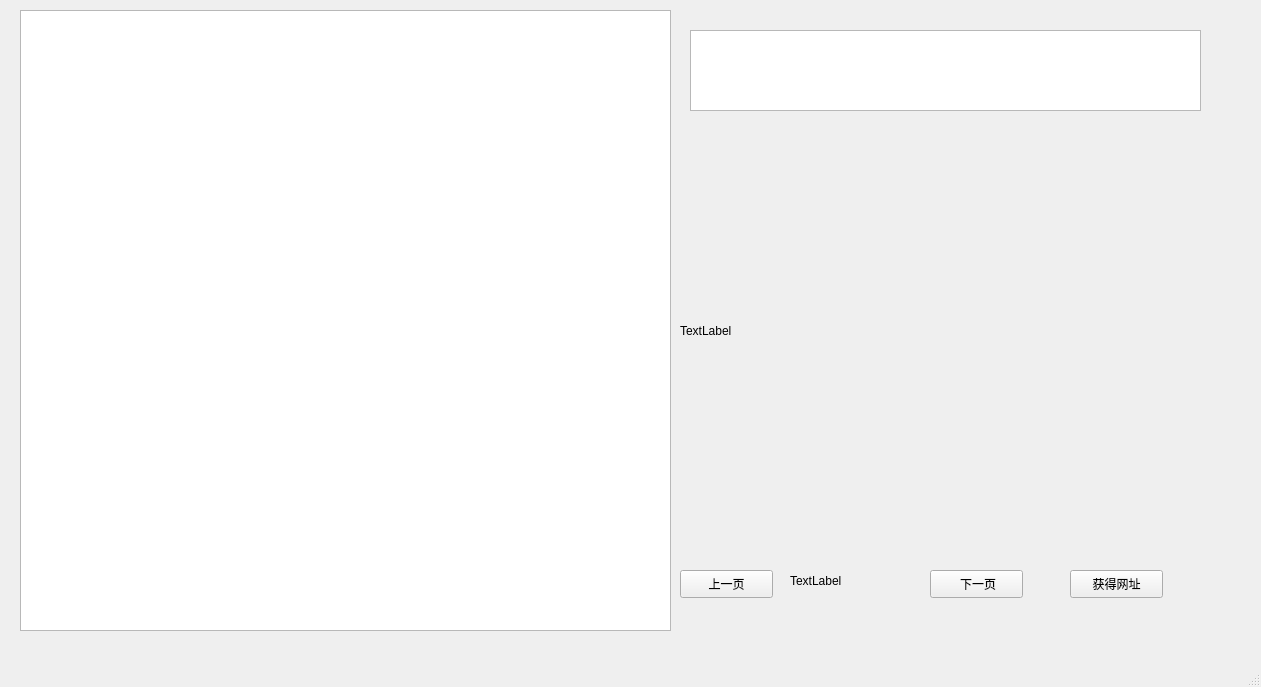
<?xml version="1.0" encoding="UTF-8"?>
<ui version="4.0">
 <class>MainWindow</class>
 <widget class="QMainWindow" name="MainWindow">
  <property name="geometry">
   <rect>
    <x>0</x>
    <y>0</y>
    <width>1261</width>
    <height>687</height>
   </rect>
  </property>
  <property name="windowTitle">
   <string>MainWindow</string>
  </property>
  <widget class="QWidget" name="centralwidget">
   <widget class="QPushButton" name="pushButton_uppage">
    <property name="geometry">
     <rect>
      <x>680</x>
      <y>570</y>
      <width>93</width>
      <height>28</height>
     </rect>
    </property>
    <property name="text">
     <string>上一页</string>
    </property>
   </widget>
   <widget class="QPushButton" name="pushButton_nextpage">
    <property name="geometry">
     <rect>
      <x>930</x>
      <y>570</y>
      <width>93</width>
      <height>28</height>
     </rect>
    </property>
    <property name="text">
     <string> 下一页</string>
    </property>
   </widget>
   <widget class="QPushButton" name="pushButton">
    <property name="geometry">
     <rect>
      <x>1070</x>
      <y>570</y>
      <width>93</width>
      <height>28</height>
     </rect>
    </property>
    <property name="text">
     <string>获得网址</string>
    </property>
   </widget>
   <widget class="QLabel" name="label_pagenum">
    <property name="geometry">
     <rect>
      <x>790</x>
      <y>570</y>
      <width>111</width>
      <height>21</height>
     </rect>
    </property>
    <property name="text">
     <string>TextLabel</string>
    </property>
   </widget>
   <widget class="QLabel" name="label">
    <property name="geometry">
     <rect>
      <x>680</x>
      <y>130</y>
      <width>481</width>
      <height>401</height>
     </rect>
    </property>
    <property name="text">
     <string>TextLabel</string>
    </property>
   </widget>
   <widget class="QTextBrowser" name="textBrowser">
    <property name="geometry">
     <rect>
      <x>690</x>
      <y>30</y>
      <width>511</width>
      <height>81</height>
     </rect>
    </property>
   </widget>
   <widget class="QTableWidget" name="tableWidget">
    <property name="geometry">
     <rect>
      <x>20</x>
      <y>10</y>
      <width>651</width>
      <height>621</height>
     </rect>
    </property>
   </widget>
  </widget>
  <widget class="QMenuBar" name="menubar">
   <property name="geometry">
    <rect>
     <x>0</x>
     <y>0</y>
     <width>1261</width>
     <height>23</height>
    </rect>
   </property>
  </widget>
  <widget class="QStatusBar" name="statusbar"/>
 </widget>
 <resources/>
 <connections/>
</ui>
